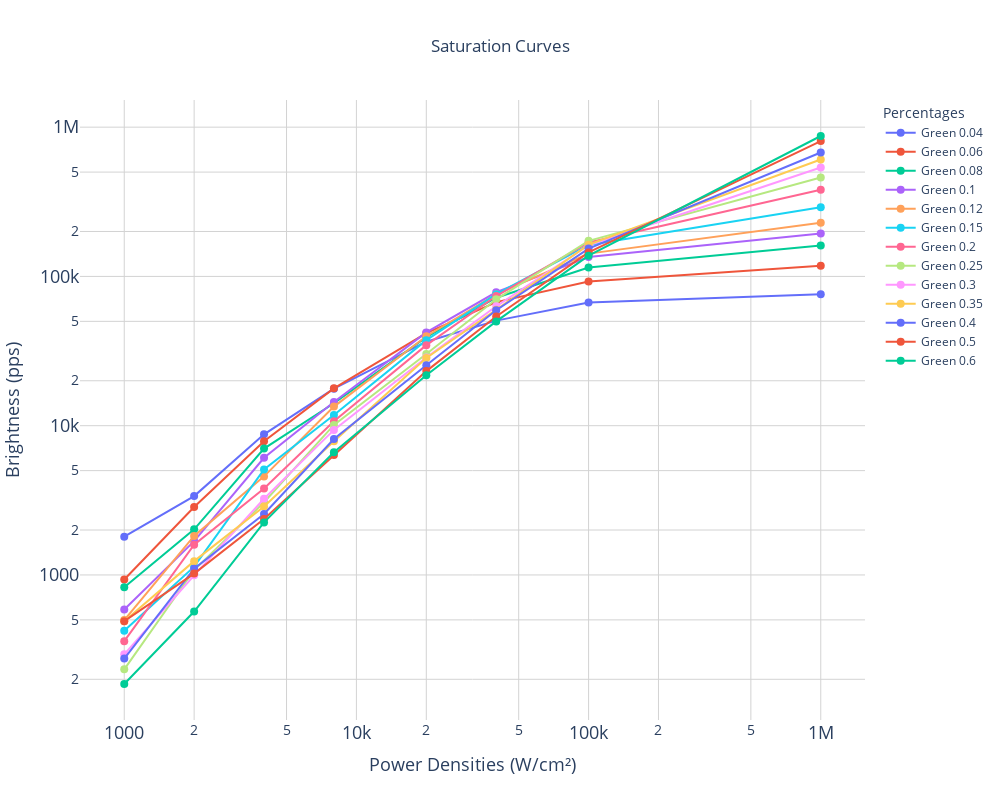

Notebook source saved alongside this figure:
### Code cell
from SaturationCurves import SaturationPlot

file_path = 'myC_05_10_2024_1.pkl'

with open(file_path, 'rb') as f:
    data = pickle.load(f)

plot = SaturationPlot(data)
plot.generate_plot(output_file='saturation_plot.html')

### Figure 1 — Plotly figure (JSON) as saved in the notebook; plotly's stock layout.template omitted (floating-point values rounded to 4 significant figures)
{"data": [{"marker": {"size": 8}, "mode": "lines+markers", "name": "Green 0.04", "type": "scatter", "x": [1000, 2000, 4000, 8000, 20000, 40000, 100000, 1000000], "y": [1805.0, 3376.0, 8757.0, 17700.0, 36540.0, 50570.0, 66860.0, 75850.0]}, {"marker": {"size": 8}, "mode": "lines+markers", "name": "Green 0.06", "type": "scatter", "x": [1000, 2000, 4000, 8000, 20000, 40000, 100000, 1000000], "y": [933.1, 2853.0, 7871.0, 17790.0, 41720.0, 67260.0, 92580.0, 118000.0]}, {"marker": {"size": 8}, "mode": "lines+markers", "name": "Green 0.08", "type": "scatter", "x": [1000, 2000, 4000, 8000, 20000, 40000, 100000, 1000000], "y": [826.2, 2022.0, 7022.0, 14130.0, 39170.0, 72000.0, 114800.0, 160900.0]}, {"marker": {"size": 8}, "mode": "lines+markers", "name": "Green 0.1", "type": "scatter", "x": [1000, 2000, 4000, 8000, 20000, 40000, 100000, 1000000], "y": [587.5, 1685.0, 6096.0, 14420.0, 42170.0, 78300.0, 134900.0, 194000.0]}, {"marker": {"size": 8}, "mode": "lines+markers", "name": "Green 0.12", "type": "scatter", "x": [1000, 2000, 4000, 8000, 20000, 40000, 100000, 1000000], "y": [498.8, 1826.0, 4575.0, 13420.0, 39730.0, 75920.0, 142200.0, 229200.0]}, {"marker": {"size": 8}, "mode": "lines+markers", "name": "Green 0.15", "type": "scatter", "x": [1000, 2000, 4000, 8000, 20000, 40000, 100000, 1000000], "y": [423.1, 1136.0, 5089.0, 11810.0, 37420.0, 76050.0, 162600.0, 290700.0]}, {"marker": {"size": 8}, "mode": "lines+markers", "name": "Green 0.2", "type": "scatter", "x": [1000, 2000, 4000, 8000, 20000, 40000, 100000, 1000000], "y": [360.0, 1595.0, 3795.0, 10700.0, 34650.0, 73880.0, 169000.0, 380700.0]}, {"marker": {"size": 8}, "mode": "lines+markers", "name": "Green 0.25", "type": "scatter", "x": [1000, 2000, 4000, 8000, 20000, 40000, 100000, 1000000], "y": [233.3, 1079.0, 3070.0, 10120.0, 30220.0, 70270.0, 173100.0, 459500.0]}, {"marker": {"size": 8}, "mode": "lines+markers", "name": "Green 0.3", "type": "scatter", "x": [1000, 2000, 4000, 8000, 20000, 40000, 100000, 1000000], "y": [293.8, 994.6, 3239.0, 9370.0, 28600.0, 63060.0, 161900.0, 537200.0]}, {"marker": {"size": 8}, "mode": "lines+markers", "name": "Green 0.35", "type": "scatter", "x": [1000, 2000, 4000, 8000, 20000, 40000, 100000, 1000000], "y": [489.0, 1238.0, 2870.0, 7858.0, 28430.0, 59830.0, 163200.0, 607300.0]}, {"marker": {"size": 8}, "mode": "lines+markers", "name": "Green 0.4", "type": "scatter", "x": [1000, 2000, 4000, 8000, 20000, 40000, 100000, 1000000], "y": [275.4, 1101.0, 2559.0, 8139.0, 25410.0, 59320.0, 153700.0, 676500.0]}, {"marker": {"size": 8}, "mode": "lines+markers", "name": "Green 0.5", "type": "scatter", "x": [1000, 2000, 4000, 8000, 20000, 40000, 100000, 1000000], "y": [490.3, 1021.0, 2371.0, 6365.0, 23210.0, 53860.0, 144800.0, 806600.0]}, {"marker": {"size": 8}, "mode": "lines+markers", "name": "Green 0.6", "type": "scatter", "x": [1000, 2000, 4000, 8000, 20000, 40000, 100000, 1000000], "y": [186.0, 568.6, 2250.0, 6639.0, 21770.0, 49960.0, 137700.0, 872600.0]}], "layout": {"height": 800, "legend": {"title": {"text": "Percentages"}}, "title": {"text": "Saturation Curves", "x": 0.5, "y": 0.95}, "width": 1000, "xaxis": {"gridcolor": "lightgrey", "showgrid": true, "tickfont": {"size": 18}, "title": {"font": {"size": 18}, "text": "Power Densities (W/cm²)"}, "type": "log"}, "yaxis": {"gridcolor": "lightgrey", "showgrid": true, "tickfont": {"size": 18}, "title": {"font": {"size": 18}, "text": "Brightness (pps)"}, "type": "log"}}}
